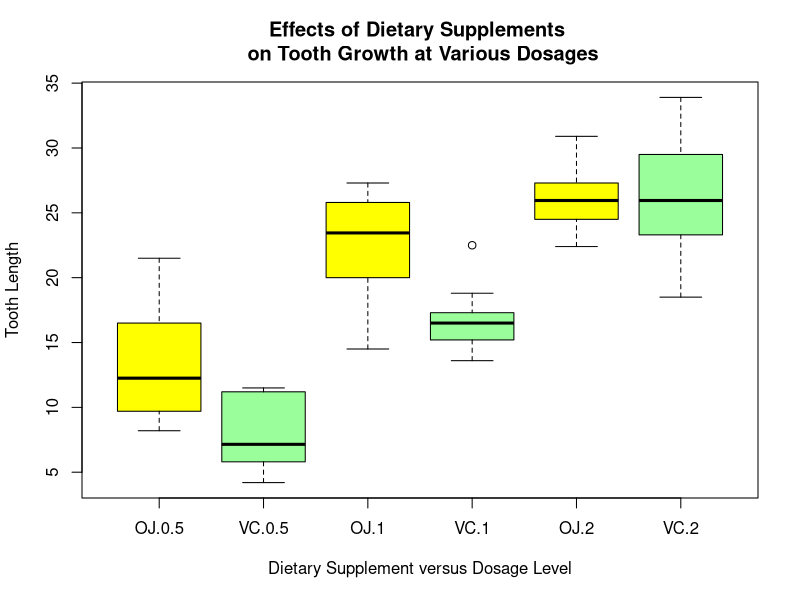

This figure's R source:
## ---- chunk 1
setwd("/Users/dalehunscher/Dropbox/Coursera/Statistical_Inference/project")

library(knitr) 
library(graphics)
library(datasets)
library(ggplot2)

# load the data set into a transient variable

tooth <- ToothGrowth

oj.group <- tooth[tooth$supp == "OJ",c("len","dose")]
vc.group <- tooth[tooth$supp == "VC",c("len","dose")]

doses <- c(0.5,1.0,2.0)

## ---- chunk 2

summary(tooth)

## ---- chunk 3

boxplot(len~supp*dose, 
        data = tooth, 
        col=(c("yellow1","palegreen1")),
        #horizontal = TRUE,
        main = paste("Effects of Dietary Supplements \n",
                     "on Tooth Growth at Various Dosages"), 
        xlab = "Dietary Supplement versus Dosage Level",
        ylab = "Tooth Length")


## ---- chunk 4

result <- t.test(oj.group$len[which(oj.group$dose == 0.5)],vc.group$len[which(vc.group$dose == 0.5)],alternative="greater")

## ---- chunk 5

result <- t.test(oj.group$len[which(oj.group$dose == 1.0)],vc.group$len[which(vc.group$dose == 1.0)],alternative="greater")

## ---- chunk 6

result <- t.test(oj.group$len[which(oj.group$dose == 2.0)],vc.group$len[which(vc.group$dose == 2.0)])

